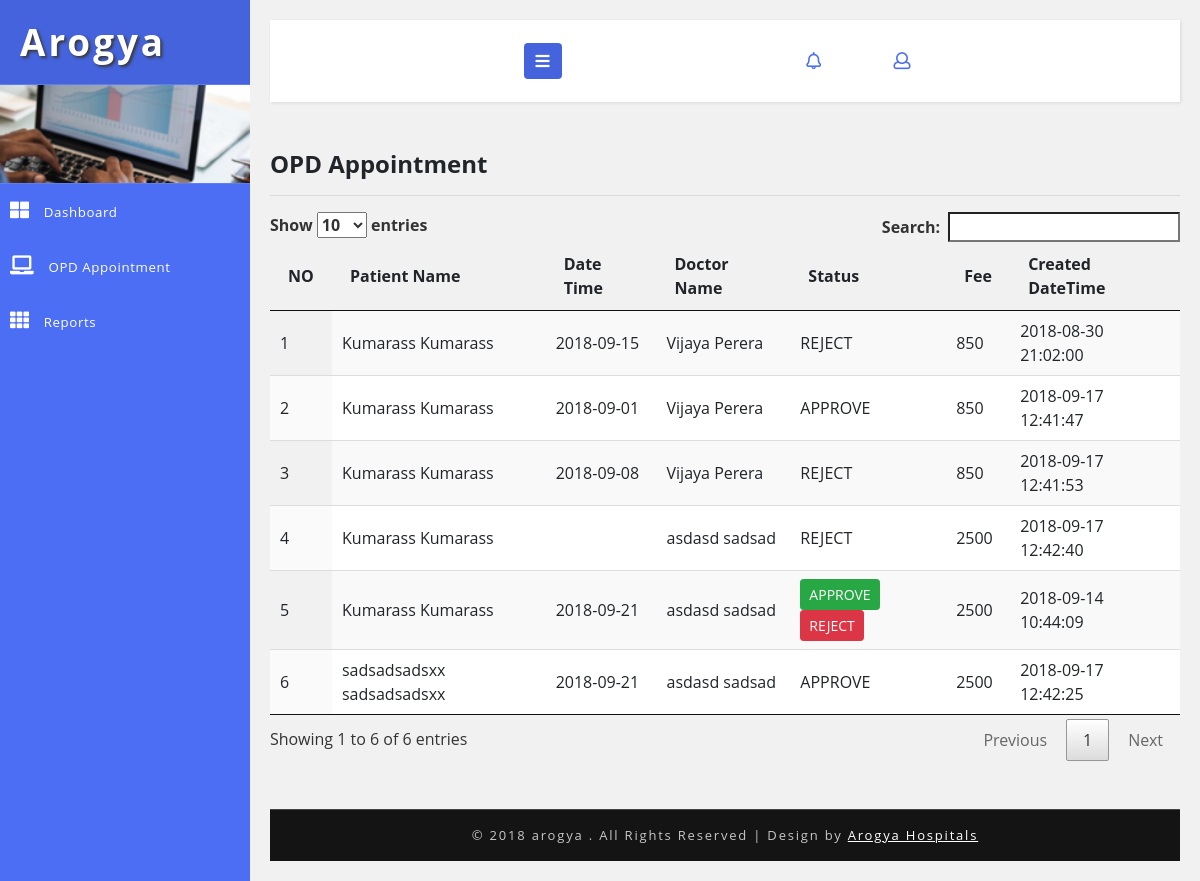
Page /opd/opd-appointment.php on the committed database.
### tables this page shows
CREATE TABLE `hms_opd_appointment` (
  `id` int(5) NOT NULL AUTO_INCREMENT,
  `patient_id` int(5) DEFAULT NULL,
  `doctor_id` int(5) DEFAULT NULL,
  `appointment_date` varchar(30) DEFAULT NULL,
  `status_code` varchar(20) DEFAULT NULL,
  `created_date` timestamp NOT NULL DEFAULT current_timestamp() ON UPDATE current_timestamp(),
  `created_user` int(5) DEFAULT NULL,
  `updated_user` int(5) DEFAULT NULL,
  `fee` int(5) DEFAULT NULL,
  PRIMARY KEY (`id`)
);

### DB.php (called while the page is built, shortened)
<?php
function getDBConnection() {
    $servername = "localhost";
    $username = "root";
    $password = "123";
    $db = "hmsdb";
    $conn = mysqli_connect($servername, $username, $password, $db);
    if (!$conn) {
        die("Connection failed: " . mysqli_connect_error());
    } else {
        return $conn;
    }
}
function getData($sql) {
    $conn = getDBConnection();
    $result = mysqli_query($conn, $sql);
    if (mysqli_num_rows($result) > 0) {
        return $result;
    } else {
        return FALSE;
    }
}
?>

### opd/opd-appointment.php (the view, shortened to what this page needs)
<?php
include '../DB.php';
?>
<!DOCTYPE html>
<html lang="en">
    <head>
        <link rel="stylesheet" href="https://maxcdn.bootstrapcdn.com/bootstrap/3.3.7/css/bootstrap.min.css">
        <link rel="stylesheet" href="https://maxcdn.bootstrapcdn.com/font-awesome/4.7.0/css/font-awesome.min.css">
        <link href="../css/bootstrap.css" rel="stylesheet" type="text/css" media="all" />
        <link href="../css/style.css" rel="stylesheet" type="text/css" media="all" />
        <link rel="stylesheet" href="../css/style4.css">
        <link href="../css/fontawesome-all.css" rel="stylesheet">
    </head>
    <body>
        <div class="wrapper">
            <nav id="sidebar">
                <div class="sidebar-header">
                    <h1>
                        <a href="#">Arogya</a>
                    </h1>
                </div>
                <div class="profile-bg"></div>
                <?php
                include_once '../_tree_opd.php';
                ?>
            </nav>
            <div id="content">
                <?php include_once '../_top_bar.php'; ?>
                <div class="blank-page-content">
                    <h4>OPD Appointment</h4>
                    <hr>
                    <div class="row">
                        <div class="col-md-12">
                            <table id="example" class="display" cellspacing="0" width="100%">
                                <thead>
                                    <tr>
                                        <th>NO</th>
                                        <th>Patient Name</th>
                                        <th>Date Time</th>
                                        <th>Doctor Name</th>
                                        <th>Status</th>
                                        <th>Fee</th>
                                        <th>Created DateTime</th>
                                    </tr>
                                </thead>
                                <tbody>
                                    <?php
                                    $sql = "SELECT hms_opd_appointment.*,CONCAT(hms_patient.first_name,' ',hms_patient.first_name) AS patient_name,
CONCAT(hms_doctor.first_name,' ',hms_doctor.last_name) AS doctor_name FROM hms_opd_appointment
INNER JOIN hms_patient
ON hms_opd_appointment.patient_id = hms_patient.id
INNER JOIN hms_doctor
ON hms_opd_appointment.doctor_id = hms_doctor.id";
                                    $data = getData($sql);
                                    if ($data != null) {
                                        foreach ($data as $value) {
                                            ?>
                                            <tr>
                                                <td><?= $value['id'] ?></td>
                                                <td><?= $value['patient_name'] ?></td>
                                                <td><?= $value['appointment_date'] ?></td>
                                                <td><?= $value['doctor_name'] ?></td>
                                                <td>
                                                    <?php
                                                    if ($value['status_code'] == 'OPEN') {
                                                        ?>
                                                        <a href="opd-appointment.php?id=<?= $value['id'] ?>&status=APPROVE" class="btn btn-sm btn-success">
                                                            APPROVE
                                                        </a>
                                                        <a href="opd-appointment.php?id=<?= $value['id'] ?>&status=REJECT" class="btn btn-sm btn-danger">
                                                            REJECT
                                                        </a>
                                                        <?php
                                                    } else {
                                                        echo $value['status_code'];
                                                    }
                                                    ?>
                                                </td>
                                                <td><?= $value['fee'] ?></td>
                                                <td><?= $value['created_date'] ?></td>
                                            </tr>
                                            <?php
                                        }
                                    }
                                    ?>
                                </tbody>
                            </table>
                            <link href="css/jquery.dataTables.min.css" rel="stylesheet" type="text/css"/>
                        </div>
                    </div>
                </div>
                <?php include '../_footer.php'; ?>
            </div>
        </div>
        <link href="../css/jquery.dataTables.min.css" rel="stylesheet" type="text/css"/>
    </body>
</html>

### _tree_opd.php
<ul class="list-unstyled components">
    <li>
        <a href="<?php $_SERVER['SERVER_NAME'] ?>/<?= $_SESSION['sitename'] ?>/home.php">
            <i class="fas fa-th-large"></i>
            Dashboard
        </a>
    </li>
    <li>
        <a href="<?php $_SERVER['SERVER_NAME'] ?>/<?= $_SESSION['sitename'] ?>/opd/opd-appointment.php" >
            <i class="fas fa-laptop"></i>
           OPD Appointment
        </a>
    </li>
    <li>
        <a href="<?php $_SERVER['SERVER_NAME'] ?>/<?= $_SESSION['sitename'] ?>/opd/report-opd-appointment.php">
            <i class="fas fa-th"></i>
            Reports
        </a>
    </li>
</ul>

### _top_bar.php (shortened to what this page needs)
<nav class="navbar navbar-default mb-xl-5 mb-4">
    <div class="container-fluid">
        <div class="navbar-header">
            <button type="button" id="sidebarCollapse" class="btn btn-info navbar-btn">
                <i class="fas fa-bars"></i>
            </button>
        </div>
        <ul class="top-icons-agileits-w3layouts float-right">
            <li class="nav-item dropdown">
                <a class="nav-link dropdown-toggle" href="#" id="navbarDropdown" role="button" data-toggle="dropdown" aria-haspopup="true"
                   aria-expanded="false">
                    <i class="far fa-bell"></i>
                </a>
            </li>
            <li class="nav-item dropdown">
                <a class="nav-link dropdown-toggle" href="#" id="navbarDropdown" role="button" data-toggle="dropdown" aria-haspopup="true"
                   aria-expanded="false">
                </a>
            </li>
            <li class="nav-item dropdown">
                <a class="nav-link dropdown-toggle" href="#" id="navbarDropdown2" role="button" data-toggle="dropdown" aria-haspopup="true"
                   aria-expanded="false">
                    <i class="far fa-user"></i>
                </a>
            </li>
        </ul>
    </div>
</nav>

### _footer.php
<div class="copyright-w3layouts py-xl-3 py-2 mt-xl-5 mt-4 text-center">
                <p>© 2018 arogya . All Rights Reserved | Design by
                    <a href="#"> Arogya Hospitals </a>
                </p>
            </div>

### css/style.css (style rules this page uses)
html, body { margin: 0; font-size: 100%; font-family: 'Open Sans', sans-serif; background: #fff; }
.blank-page-content { min-height: 480px; }
body a { text-decoration: none; transition: 0.5s all; -webkit-transition: 0.5s all; -moz-transition: 0.5s all; -o-transition: 0.5s all; -ms-transition: 0.5s all; }
h1, h2, h3, h4, h5, h6 { margin: 0; font-weight: 700; }
p { margin: 0; }
ul { margin: 0; padding: 0; }
ul li { list-style: none; }
.profile-bg { border: 1px solid #5d7cf7; border-left: none; border-right: none; background: url(../images/menu1.jpg)no-repeat 0px 0px; -webkit-background-size: cover; -moz-background-size: cover; -o-background-size: cover; -ms-background-size: cover; background-size: cover; min-height: 100px; }
.top-icons-agileits-w3layouts .dropdown-toggle::after { display: none; }
.top-icons-agileits-w3layouts li { list-style: none; display: inline-block; }
ul.top-icons-agileits-w3layouts a.nav-link i { display: inline-block; font-size: 17px; color: #4c6ef5; }
.dropdown { display: none; padding: 0; list-style: none; }
.copyright-w3layouts p { color: #c7c7c7; font-size: 13px; letter-spacing: 1.8px; text-align: center; font-weight: 400; }
.copyright-w3layouts p a { color: #fff; text-decoration: underline; }
.copyright-w3layouts { background: #151414; border-top: 1px solid #464646; }
ul.list-unstyled li { font-size: 14px; letter-spacing: 1px; color: #7d7d7d; }

### css/style4.css (style rules this page uses)
body { font-family: 'Open Sans', sans-serif; background: #f1f1f1; }
p { font-family: 'Open Sans', sans-serif; }
a, a:hover, a:focus { color: inherit; text-decoration: none; transition: all 0.3s; }
.navbar { padding: 15px 10px; background: #fff; border: none; border-radius: 0; box-shadow: 1px 1px 3px rgba(0, 0, 0, 0.1); }
.navbar-btn { box-shadow: none; outline: none !important; border: none; background: #4463dc; }
i, span { display: inline-block; }
.wrapper { display: flex; align-items: stretch; }
#sidebar { min-width: 250px; max-width: 250px; background: #4c6ef5; color: #fff; transition: all 0.3s; }
.sidebar-header h1 { font-size: 2.3em; letter-spacing: 3px; color: #fff; text-shadow: 2px 2px 3px #39393a; }
#sidebar ul li a { text-align: left; }
#sidebar .sidebar-header { padding: 20px; background: #4463dc; }
#sidebar ul li a { padding: 16px 10px; font-size: .95em; letter-spacing: 0.6px; display: block; color: #fff; font-weight: 400; }
#sidebar ul li a i { margin-right: 10px; font-size: 19px; }
#content { padding: 20px; min-height: 100vh; transition: all 0.3s; overflow: hidden; width: 100%; }

### rows in the picture
hms_opd_appointment: id "1", patient_name "Kumarass Kumarass", appointment_date "2018-09-15", doctor_name "Vijaya Perera", status_code "REJECT", fee "850", created_date "2018-08-30 21:02:00"
hms_opd_appointment: id "2", patient_name "Kumarass Kumarass", appointment_date "2018-09-01", doctor_name "Vijaya Perera", status_code "APPROVE", fee "850", created_date "2018-09-17 12:41:47"
hms_opd_appointment: id "3", patient_name "Kumarass Kumarass", appointment_date "2018-09-08", doctor_name "Vijaya Perera", status_code "REJECT", fee "850", created_date "2018-09-17 12:41:53"
hms_opd_appointment: id "4", patient_name "Kumarass Kumarass", doctor_name "asdasd sadsad", status_code "REJECT", fee "2500", created_date "2018-09-17 12:42:40"
hms_opd_appointment: id "5", patient_name "Kumarass Kumarass", appointment_date "2018-09-21", doctor_name "asdasd sadsad", fee "2500", created_date "2018-09-14 10:44:09"
hms_opd_appointment: id "6", patient_name "sadsadsadsxx sadsadsadsxx", appointment_date "2018-09-21", doctor_name "asdasd sadsad", status_code "APPROVE", fee "2500", created_date "2018-09-17 12:42:25"
